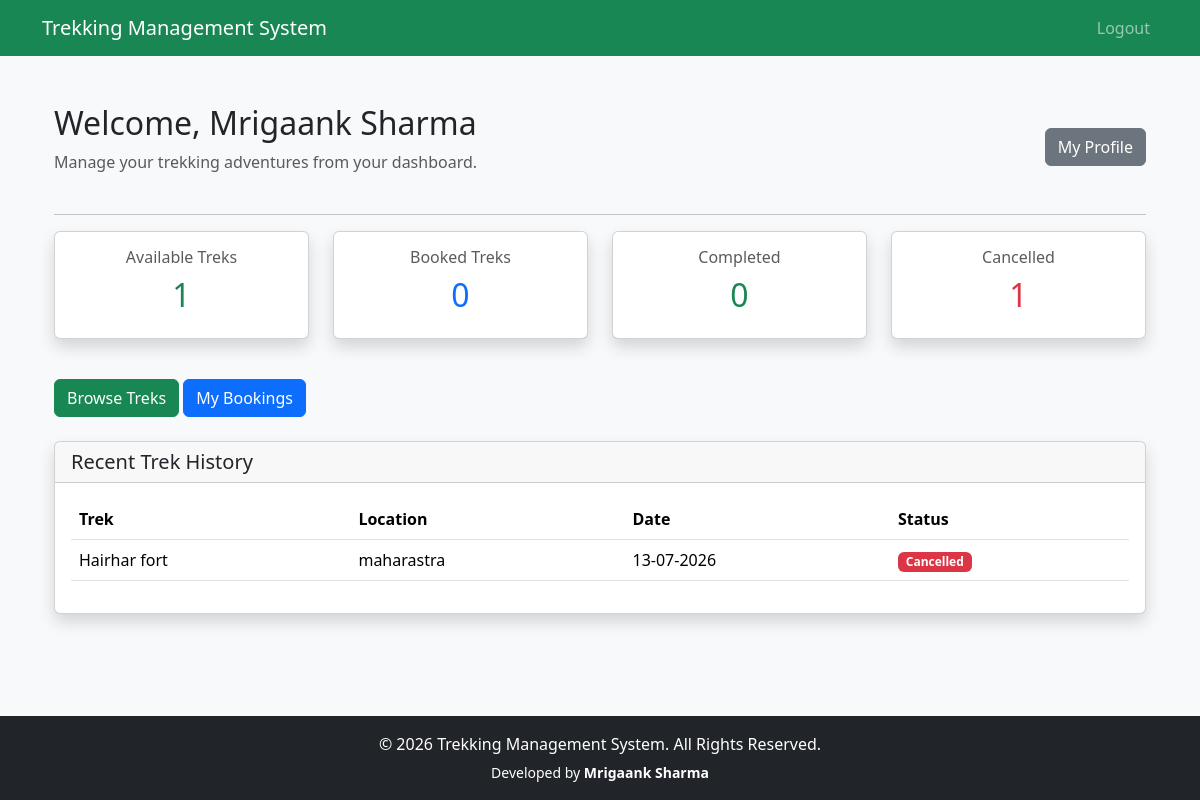
Page /user/dashboard (signed in) on the committed database.
### app/models.py (models this page shows)
class User(UserMixin,db.Model):
    __tablename__="users"
    id=db.Column(db.Integer,primary_key=True)
    name=db.Column(db.String(100),nullable=False)
    email=db.Column(db.String(120),unique=True,nullable=False)
    password=db.Column(db.String(255),nullable=False)
    phone=db.Column(db.String(15))
    role=db.Column(db.String(20),nullable=False)
    status=db.Column(db.String(20),default="active")
    created_at=db.Column(db.DateTime,default=datetime.utcnow)
    assigned_treks=db.relationship(
        "Trek",
        foreign_keys="Trek.staff_id",
        backref="staff",
        lazy=True
    )
    bookings=db.relationship(
        "Booking",
        backref="user",
        lazy=True
    )

class Booking(db.Model):
      __tablename__="bookings"
      __table_args__ = (
    db.UniqueConstraint(
        "user_id",
        "trek_id",
        name="unique_booking"
    ),
)
      id=db.Column(db.Integer,primary_key=True)
      bookings_date=db.Column(
            db.DateTime,
            default=datetime.utcnow
      )
      status=db.Column(
            db.String(20),
            default="Booked"
      )
      user_id=db.Column(
            db.Integer,
            db.ForeignKey("users.id")
      )
      trek_id=db.Column(
            db.Integer,
            db.ForeignKey("treks.id")
      )

class Trek(db.Model):
        __tablename__="treks"
        id=db.Column(db.Integer,primary_key=True)
        name=db.Column(db.String(100),nullable=False)
        location=db.Column(db.String(100),nullable=False)
        difficulty=db.Column(db.String(20),nullable=False)
        duration=db.Column(db.Integer)
        available_slots=db.Column(db.Integer)
        description=db.Column(db.Text)
        status=db.Column(
            db.String(20),
            default="Upcoming"
        )
        start_date=db.Column(db.Date)
        end_date=db.Column(db.Date)
        staff_id=db.Column(
            db.Integer,
            db.ForeignKey("users.id")
        )
        bookings=db.relationship(
            "Booking",
            backref="trek",
            lazy=True
        )
        price = db.Column(db.Float)
        image = db.Column(db.String(255))
        max_altitude = db.Column(db.Integer)
        meeting_point = db.Column(db.String(200))

### app/user/dashboard.py (the view)
@user_bp.route("/dashboard")
@login_required
@user_required
def dashboard():
    available_treks = Trek.query.filter_by( status="Open" ).count()
    booked_treks = Booking.query.filter_by( user_id=current_user.id, status="Booked" ).count()
    completed_treks = Booking.query.filter_by( user_id=current_user.id, status="Completed" ).count()
    cancelled_treks = Booking.query.filter_by(  user_id=current_user.id,  status="Cancelled" ).count()
    bookings = Booking.query.filter_by( user_id=current_user.id).order_by(  Booking.bookings_date.desc() ).all()
    return render_template(
        "users/dashboard.html",
        available_treks=available_treks,
        booked_treks=booked_treks,
        completed_treks=completed_treks,
        cancelled_treks=cancelled_treks,
        bookings=bookings
    )

### app/extensions.py (called while the page is built)
@login_manager.user_loader
def load_user(user_id):
    return User.query.get(int(user_id))

### app/templates/users/dashboard.html
{% extends 'base.html' %}
{% block content %}
<div class="container mt-4">
    <div class="d-flex justify-content-between align-items-center mb-4">
        <div>
            <h2>
                Welcome, {{ current_user.name }}
            </h2>
            <p class="text-muted">
                Manage your trekking adventures from your dashboard.
            </p>
        </div>
        <a href="{{ url_for('user.profile') }}" class="btn btn-secondary">
            My Profile
        </a>
    </div>
    <hr>
    <div class="row">
        <div class="col-md-3 mb-3">
            <div class="card shadow text-center">
                <div class="card-body">
                    <h6 class="text-muted">
                        Available Treks
                    </h6>
                    <h2 class="text-success">
                        {{ available_treks }}
                    </h2>
                </div>
            </div>
        </div>
        <div class="col-md-3 mb-3">
            <div class="card shadow text-center">
                <div class="card-body">
                    <h6 class="text-muted">
                        Booked Treks
                    </h6>
                    <h2 class="text-primary">
                        {{ booked_treks }}
                    </h2>
                </div>
            </div>
        </div>
        <div class="col-md-3 mb-3">
            <div class="card shadow text-center">
                <div class="card-body">
                    <h6 class="text-muted">
                        Completed
                    </h6>
                    <h2 class="text-success">
                        {{ completed_treks }}
                    </h2>
                </div>
            </div>
        </div>
        <div class="col-md-3 mb-3">
            <div class="card shadow text-center">
                <div class="card-body">
                    <h6 class="text-muted">
                        Cancelled
                    </h6>
                    <h2 class="text-danger">
                        {{ cancelled_treks }}
                    </h2>
                </div>
            </div>
        </div>
    </div>
    <div class="mt-4 mb-4">
        <a href="{{ url_for('user.view_treks') }}" class="btn btn-success">
            Browse Treks
        </a>
        <a href="{{ url_for('user.booking_history') }}" class="btn btn-primary">
            My Bookings
        </a>
    </div>
    <div class="card shadow">
        <div class="card-header">
            <h5 class="mb-0">
                Recent Trek History
            </h5>
        </div>
        <div class="card-body">
            {% if bookings %}
            <table class="table table-hover">
                <thead>
                    <tr>
                        <th>Trek</th>
                        <th>Location</th>
                        <th>Date</th>
                        <th>Status</th>
                    </tr>
                </thead>
                <tbody>
                    {% for booking in bookings %}
                    <tr>
                        <td>
                            {{ booking.trek.name }}
                        </td>
                        <td>
                            {{ booking.trek.location }}
                        </td>
                        <td>
                            {{ booking.bookings_date.strftime('%d-%m-%Y') }}
                        </td>
                        <td>
                            {% if booking.status == "Booked" %}
                                <span class="badge bg-primary">
                                    Booked
                                </span>
                            {% elif booking.status == "Completed" %}
                                <span class="badge bg-success">
                                    Completed
                                </span>
                            {% elif booking.status == "Cancelled" %}
                                <span class="badge bg-danger">
                                    Cancelled
                                </span>
                            {% else %}
                                <span class="badge bg-secondary">
                                    {{ booking.status }}
                                </span>
                            {% endif %}
                        </td>
                    </tr>
                    {% endfor %}
                </tbody>
            </table>
            {% else %}
            <div class="alert alert-info text-center mb-0">
                You haven't booked any treks yet.
            </div>
            {% endif %}
        </div>
    </div>
</div>
{% endblock %}

### rows in the picture
User: name "Mrigaank Sharma"
Booking: trek.name "Hairhar fort", trek.location "maharastra", bookings_date "13-07-2026", status "Cancelled"

### other values in the picture
{{ available_treks }} "1"
{{ booked_treks }} "0"
{{ completed_treks }} "0"
{{ cancelled_treks }} "1"
